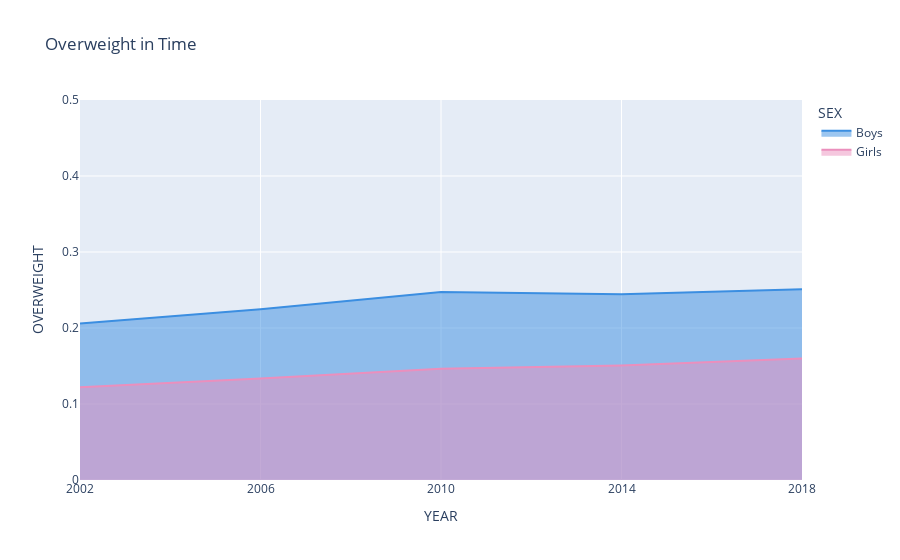

Write notebook code for a chart like this one.
### Code cell
# Zadani df, columns (pripadne uz zafiltrovane) na osy, nazev grafu

df_filter['SEX'] = df_filter['SEX'].map({2: 'Girls', 1: 'Boys'})
colors = {'Girls': "#eb8fbd", # pink
'Boys': "#3b8ee1"} # blue

fig = px.line(df_filter, y="OVERWEIGHT", x="YEAR", title="Overweight in Time", color="SEX", color_discrete_map=colors)
fig.update_yaxes(range=[0, 0.5])
fig.update_xaxes(tickvals=[2002, 2006, 2010, 2014, 2018])
fig.update_traces(fill="tozeroy")
fig.show()

### Figure 1 — Plotly figure (JSON) as saved in the notebook; plotly's stock layout.template omitted (floating-point values rounded to 4 significant figures)
{"data": [{"fill": "tozeroy", "hovertemplate": "SEX=Boys<br>YEAR=%{x}<br>OVERWEIGHT=%{y}<extra></extra>", "legendgroup": "Boys", "line": {"color": "#3b8ee1", "dash": "solid"}, "marker": {"symbol": "circle"}, "mode": "lines", "name": "Boys", "orientation": "v", "showlegend": true, "type": "scatter", "x": [2002, 2006, 2010, 2014, 2018], "xaxis": "x", "y": [0.2059, 0.2248, 0.2474, 0.2446, 0.251], "yaxis": "y"}, {"fill": "tozeroy", "hovertemplate": "SEX=Girls<br>YEAR=%{x}<br>OVERWEIGHT=%{y}<extra></extra>", "legendgroup": "Girls", "line": {"color": "#eb8fbd", "dash": "solid"}, "marker": {"symbol": "circle"}, "mode": "lines", "name": "Girls", "orientation": "v", "showlegend": true, "type": "scatter", "x": [2002, 2006, 2010, 2014, 2018], "xaxis": "x", "y": [0.1219, 0.1336, 0.1465, 0.1506, 0.1598], "yaxis": "y"}], "layout": {"legend": {"title": {"text": "SEX"}, "tracegroupgap": 0}, "title": {"text": "Overweight in Time"}, "xaxis": {"anchor": "y", "domain": [0, 1], "tickvals": [2002, 2006, 2010, 2014, 2018], "title": {"text": "YEAR"}}, "yaxis": {"anchor": "x", "domain": [0, 1], "range": [0, 0.5], "title": {"text": "OVERWEIGHT"}}}}
